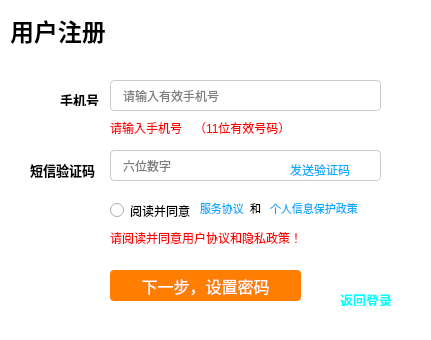
<?xml version="1.0" encoding="UTF-8"?>
<ui version="4.0">
 <class>Form</class>
 <widget class="QWidget" name="Form">
  <property name="geometry">
   <rect>
    <x>0</x>
    <y>0</y>
    <width>431</width>
    <height>340</height>
   </rect>
  </property>
  <property name="minimumSize">
   <size>
    <width>431</width>
    <height>340</height>
   </size>
  </property>
  <property name="maximumSize">
   <size>
    <width>431</width>
    <height>340</height>
   </size>
  </property>
  <property name="windowTitle">
   <string>用户注册</string>
  </property>
  <property name="styleSheet">
   <string notr="true">background-color: white;</string>
  </property>
  <widget class="QLabel" name="label_3">
   <property name="geometry">
    <rect>
     <x>10</x>
     <y>10</y>
     <width>161</width>
     <height>41</height>
    </rect>
   </property>
   <property name="text">
    <string>&lt;html&gt;&lt;head/&gt;&lt;body&gt;&lt;p&gt;&lt;span style=&quot; font-size:18pt; font-weight:700; color:#000000;&quot;&gt;用户注册&lt;/span&gt;&lt;/p&gt;&lt;/body&gt;&lt;/html&gt;</string>
   </property>
  </widget>
  <widget class="QStackedWidget" name="registerstackedWidget">
   <property name="geometry">
    <rect>
     <x>20</x>
     <y>70</y>
     <width>391</width>
     <height>241</height>
    </rect>
   </property>
   <property name="currentIndex">
    <number>0</number>
   </property>
   <widget class="QWidget" name="page">
    <widget class="QLabel" name="label">
     <property name="geometry">
      <rect>
       <x>40</x>
       <y>20</y>
       <width>41</width>
       <height>16</height>
      </rect>
     </property>
     <property name="text">
      <string>&lt;html&gt;&lt;head/&gt;&lt;body&gt;&lt;p&gt;&lt;span style=&quot; font-size:10pt; font-weight:700; color:#000000;&quot;&gt;手机号&lt;/span&gt;&lt;/p&gt;&lt;/body&gt;&lt;/html&gt;</string>
     </property>
    </widget>
    <widget class="QLineEdit" name="phoneEdit">
     <property name="geometry">
      <rect>
       <x>90</x>
       <y>10</y>
       <width>271</width>
       <height>31</height>
      </rect>
     </property>
     <property name="styleSheet">
      <string notr="true">QLineEdit {
    border: 1px solid #cccccc; /* 浅灰色边框（默认可见） */
    border-radius: 4px; /* 可选：圆角更美观 */
    padding: 0 10px; /* 可选：输入内容不贴边 */
    height: 40px; /* 可选：统一高度 */
}
QLineEdit:focus {
    border-color: #0066cc; /* 聚焦时变蓝色边框（更醒目） */
}</string>
     </property>
     <property name="placeholderText">
      <string>请输入有效手机号</string>
     </property>
    </widget>
    <widget class="QLabel" name="tip5Label">
     <property name="enabled">
      <bool>true</bool>
     </property>
     <property name="geometry">
      <rect>
       <x>90</x>
       <y>50</y>
       <width>231</width>
       <height>16</height>
      </rect>
     </property>
     <property name="styleSheet">
      <string notr="true">color: red; font-size: 12px; visibility: hidden;</string>
     </property>
     <property name="text">
      <string>手机号格式错误（11位有效号码）</string>
     </property>
    </widget>
    <widget class="QLineEdit" name="codeEdit">
     <property name="geometry">
      <rect>
       <x>90</x>
       <y>80</y>
       <width>271</width>
       <height>31</height>
      </rect>
     </property>
     <property name="styleSheet">
      <string notr="true">QLineEdit {
    border: 1px solid #cccccc; /* 浅灰色边框（默认可见） */
    border-radius: 4px; /* 可选：圆角更美观 */
    padding: 0 10px; /* 可选：输入内容不贴边 */
    height: 40px; /* 可选：统一高度 */
}
QLineEdit:focus {
    border-color: #0066cc; /* 聚焦时变蓝色边框（更醒目） */
}</string>
     </property>
     <property name="placeholderText">
      <string>六位数字</string>
     </property>
    </widget>
    <widget class="ClickableLabel" name="getcodeLabel1">
     <property name="geometry">
      <rect>
       <x>270</x>
       <y>90</y>
       <width>81</width>
       <height>20</height>
      </rect>
     </property>
     <property name="text">
      <string>&lt;html&gt;&lt;head/&gt;&lt;body&gt;&lt;p&gt;&lt;span style=&quot; color:#00aaff;&quot;&gt;发送验证码&lt;/span&gt;&lt;/p&gt;&lt;/body&gt;&lt;/html&gt;</string>
     </property>
    </widget>
    <widget class="QPushButton" name="pushButton_2">
     <property name="geometry">
      <rect>
       <x>90</x>
       <y>200</y>
       <width>191</width>
       <height>31</height>
      </rect>
     </property>
     <property name="styleSheet">
      <string notr="true">/* 登录按钮基础样式（橙色边框+橙色背景，搭配白色文字） */
QPushButton {
    /* 橙色边框：#ff7d00 是常用登录页橙色，可替换为 #ff9900（浅橙）、#ff6600（深橙） */
    border: 2px solid #ff7d00; 
    border-radius: 4px; /* 圆角（和输入框保持一致，更协调） */
    background-color: #ff7d00; /* 按钮背景色（和边框同色，一体化效果） */
    color: white; /* 文字白色 */
    font-size: 16px; /* 文字大小 */
    height: 44px; /* 按钮高度（和输入框呼应） */
}

/* 悬浮状态（边框加深+背景色变深，更有交互感） */
QPushButton:hover {
    border-color: #ff6600; /* 悬浮时边框深橙色 */
    background-color: #ff6600; /* 悬浮时背景深橙色 */
}

/* 点击状态（边框再加深+背景色压暗，模拟按压效果） */
QPushButton:pressed {
    border-color: #e65c00; /* 点击时边框更深橙色 */
    background-color: #e65c00; /* 点击时背景更深橙色 */
}

/* 禁用状态（可选：如果按钮需要禁用，边框和背景变灰色） */
QPushButton:disabled {
    border-color: #cccccc;
    background-color: #cccccc;
    color: #ffffff;
}</string>
     </property>
     <property name="text">
      <string>下一步，设置密码</string>
     </property>
    </widget>
    <widget class="QLabel" name="tip3Label">
     <property name="enabled">
      <bool>true</bool>
     </property>
     <property name="geometry">
      <rect>
       <x>90</x>
       <y>50</y>
       <width>91</width>
       <height>16</height>
      </rect>
     </property>
     <property name="styleSheet">
      <string notr="true">color: red; font-size: 12px; visibility: hidden;</string>
     </property>
     <property name="text">
      <string>请输入手机号</string>
     </property>
    </widget>
    <widget class="QLabel" name="label_2">
     <property name="geometry">
      <rect>
       <x>10</x>
       <y>90</y>
       <width>71</width>
       <height>20</height>
      </rect>
     </property>
     <property name="text">
      <string>&lt;html&gt;&lt;head/&gt;&lt;body&gt;&lt;p&gt;&lt;span style=&quot; font-size:10pt; font-weight:700; color:#000000;&quot;&gt;短信验证码&lt;/span&gt;&lt;/p&gt;&lt;/body&gt;&lt;/html&gt;</string>
     </property>
    </widget>
    <widget class="QRadioButton" name="radioButton">
     <property name="geometry">
      <rect>
       <x>90</x>
       <y>130</y>
       <width>124</width>
       <height>21</height>
      </rect>
     </property>
     <property name="text">
      <string>阅读并同意 </string>
     </property>
    </widget>
    <widget class="ClickableLabel" name="label_4">
     <property name="geometry">
      <rect>
       <x>180</x>
       <y>130</y>
       <width>61</width>
       <height>16</height>
      </rect>
     </property>
     <property name="text">
      <string>&lt;html&gt;&lt;head/&gt;&lt;body&gt;&lt;p&gt;&lt;span style=&quot; font-size:8pt; color:#00aaff;&quot;&gt;服务协议&lt;/span&gt;&lt;/p&gt;&lt;/body&gt;&lt;/html&gt;</string>
     </property>
    </widget>
    <widget class="QLabel" name="label_5">
     <property name="geometry">
      <rect>
       <x>230</x>
       <y>130</y>
       <width>16</width>
       <height>16</height>
      </rect>
     </property>
     <property name="text">
      <string>&lt;html&gt;&lt;head/&gt;&lt;body&gt;&lt;p&gt;&lt;span style=&quot; font-size:8pt; color:#000000;&quot;&gt;和&lt;/span&gt;&lt;/p&gt;&lt;/body&gt;&lt;/html&gt;</string>
     </property>
    </widget>
    <widget class="ClickableLabel" name="label_6">
     <property name="geometry">
      <rect>
       <x>250</x>
       <y>130</y>
       <width>88</width>
       <height>16</height>
      </rect>
     </property>
     <property name="text">
      <string>&lt;html&gt;&lt;head/&gt;&lt;body&gt;&lt;p&gt;&lt;span style=&quot; font-size:8pt; color:#00aaff;&quot;&gt;个人信息保护政策&lt;/span&gt;&lt;/p&gt;&lt;/body&gt;&lt;/html&gt;</string>
     </property>
    </widget>
    <widget class="QLabel" name="tip4Label">
     <property name="enabled">
      <bool>true</bool>
     </property>
     <property name="geometry">
      <rect>
       <x>90</x>
       <y>160</y>
       <width>231</width>
       <height>16</height>
      </rect>
     </property>
     <property name="styleSheet">
      <string notr="true">color: red; font-size: 12px; visibility: hidden;</string>
     </property>
     <property name="text">
      <string>请阅读并同意用户协议和隐私政策！</string>
     </property>
    </widget>
   </widget>
   <widget class="QWidget" name="page_2">
    <widget class="QLabel" name="label_7">
     <property name="geometry">
      <rect>
       <x>10</x>
       <y>10</y>
       <width>91</width>
       <height>16</height>
      </rect>
     </property>
     <property name="text">
      <string>&lt;html&gt;&lt;head/&gt;&lt;body&gt;&lt;p&gt;&lt;span style=&quot; color:#000000;&quot;&gt;注册手机号     &lt;/span&gt;&lt;/p&gt;&lt;/body&gt;&lt;/html&gt;</string>
     </property>
    </widget>
    <widget class="QLabel" name="label_8">
     <property name="geometry">
      <rect>
       <x>50</x>
       <y>50</y>
       <width>41</width>
       <height>16</height>
      </rect>
     </property>
     <property name="text">
      <string>&lt;html&gt;&lt;head/&gt;&lt;body&gt;&lt;p&gt;&lt;span style=&quot; font-size:10pt; font-weight:700; color:#000000;&quot;&gt;密码&lt;/span&gt;&lt;/p&gt;&lt;/body&gt;&lt;/html&gt;</string>
     </property>
    </widget>
    <widget class="QLabel" name="label_9">
     <property name="geometry">
      <rect>
       <x>30</x>
       <y>110</y>
       <width>71</width>
       <height>16</height>
      </rect>
     </property>
     <property name="text">
      <string>&lt;html&gt;&lt;head/&gt;&lt;body&gt;&lt;p&gt;&lt;span style=&quot; font-size:10pt; font-weight:700; color:#000000;&quot;&gt;确认密码&lt;/span&gt;&lt;/p&gt;&lt;/body&gt;&lt;/html&gt;</string>
     </property>
    </widget>
    <widget class="QLineEdit" name="pwdEdit">
     <property name="enabled">
      <bool>true</bool>
     </property>
     <property name="geometry">
      <rect>
       <x>100</x>
       <y>40</y>
       <width>271</width>
       <height>31</height>
      </rect>
     </property>
     <property name="styleSheet">
      <string notr="true">QLineEdit {
    border: 1px solid #cccccc; /* 浅灰色边框（默认可见） */
    border-radius: 4px; /* 可选：圆角更美观 */
    padding: 0 10px; /* 可选：输入内容不贴边 */
    height: 40px; /* 可选：统一高度 */
}
QLineEdit:focus {
    border-color: #0066cc; /* 聚焦时变蓝色边框（更醒目） */
}</string>
     </property>
     <property name="echoMode">
      <enum>QLineEdit::EchoMode::Password</enum>
     </property>
     <property name="placeholderText">
      <string>8-20位字母、数字和符号</string>
     </property>
    </widget>
    <widget class="QLineEdit" name="pwdEdit_2">
     <property name="geometry">
      <rect>
       <x>100</x>
       <y>100</y>
       <width>271</width>
       <height>31</height>
      </rect>
     </property>
     <property name="styleSheet">
      <string notr="true">QLineEdit {
    border: 1px solid #cccccc; /* 浅灰色边框（默认可见） */
    border-radius: 4px; /* 可选：圆角更美观 */
    padding: 0 10px; /* 可选：输入内容不贴边 */
    height: 40px; /* 可选：统一高度 */
}
QLineEdit:focus {
    border-color: #0066cc; /* 聚焦时变蓝色边框（更醒目） */
}</string>
     </property>
     <property name="echoMode">
      <enum>QLineEdit::EchoMode::Password</enum>
     </property>
     <property name="placeholderText">
      <string>再次输入密码</string>
     </property>
    </widget>
    <widget class="QPushButton" name="pushButton_3">
     <property name="geometry">
      <rect>
       <x>100</x>
       <y>170</y>
       <width>161</width>
       <height>31</height>
      </rect>
     </property>
     <property name="styleSheet">
      <string notr="true">/* 登录按钮基础样式（橙色边框+橙色背景，搭配白色文字） */
QPushButton {
    /* 橙色边框：#ff7d00 是常用登录页橙色，可替换为 #ff9900（浅橙）、#ff6600（深橙） */
    border: 2px solid #ff7d00; 
    border-radius: 4px; /* 圆角（和输入框保持一致，更协调） */
    background-color: #ff7d00; /* 按钮背景色（和边框同色，一体化效果） */
    color: white; /* 文字白色 */
    font-size: 16px; /* 文字大小 */
    height: 44px; /* 按钮高度（和输入框呼应） */
}

/* 悬浮状态（边框加深+背景色变深，更有交互感） */
QPushButton:hover {
    border-color: #ff6600; /* 悬浮时边框深橙色 */
    background-color: #ff6600; /* 悬浮时背景深橙色 */
}

/* 点击状态（边框再加深+背景色压暗，模拟按压效果） */
QPushButton:pressed {
    border-color: #e65c00; /* 点击时边框更深橙色 */
    background-color: #e65c00; /* 点击时背景更深橙色 */
}

/* 禁用状态（可选：如果按钮需要禁用，边框和背景变灰色） */
QPushButton:disabled {
    border-color: #cccccc;
    background-color: #cccccc;
    color: #ffffff;
}</string>
     </property>
     <property name="text">
      <string>完成</string>
     </property>
    </widget>
    <widget class="QLabel" name="phoneshow">
     <property name="geometry">
      <rect>
       <x>80</x>
       <y>10</y>
       <width>141</width>
       <height>16</height>
      </rect>
     </property>
     <property name="styleSheet">
      <string notr="true">color: black;</string>
     </property>
     <property name="midLineWidth">
      <number>-2</number>
     </property>
     <property name="text">
      <string>&lt;html&gt;&lt;head/&gt;&lt;body&gt;&lt;p&gt;&lt;br/&gt;&lt;/p&gt;&lt;/body&gt;&lt;/html&gt;</string>
     </property>
    </widget>
    <widget class="QLabel" name="tip6Label">
     <property name="enabled">
      <bool>true</bool>
     </property>
     <property name="geometry">
      <rect>
       <x>100</x>
       <y>80</y>
       <width>301</width>
       <height>16</height>
      </rect>
     </property>
     <property name="styleSheet">
      <string notr="true">color: red; font-size: 12px; visibility: hidden;</string>
     </property>
     <property name="text">
      <string>密码格式错误（必须是8-20位包含字母，数字和符号）</string>
     </property>
    </widget>
    <widget class="QLabel" name="tip7Label">
     <property name="enabled">
      <bool>true</bool>
     </property>
     <property name="geometry">
      <rect>
       <x>100</x>
       <y>140</y>
       <width>301</width>
       <height>16</height>
      </rect>
     </property>
     <property name="styleSheet">
      <string notr="true">color: red; font-size: 12px; visibility: hidden;</string>
     </property>
     <property name="text">
      <string>两次密码输入不一致！</string>
     </property>
    </widget>
    <widget class="ClickableLabel" name="backLabel">
     <property name="geometry">
      <rect>
       <x>100</x>
       <y>220</y>
       <width>81</width>
       <height>16</height>
      </rect>
     </property>
     <property name="text">
      <string>&lt;html&gt;&lt;head/&gt;&lt;body&gt;&lt;p&gt;&lt;span style=&quot; font-size:10pt; color:#adadad;&quot;&gt;&amp;lt;返回上一步&lt;/span&gt;&lt;/p&gt;&lt;/body&gt;&lt;/html&gt;</string>
     </property>
    </widget>
   </widget>
  </widget>
  <widget class="ClickableLabel" name="backLabel_2">
   <property name="geometry">
    <rect>
     <x>340</x>
     <y>290</y>
     <width>81</width>
     <height>16</height>
    </rect>
   </property>
   <property name="text">
    <string>&lt;html&gt;&lt;head/&gt;&lt;body&gt;&lt;p&gt;&lt;span style=&quot; font-size:10pt; font-weight:700; color:#00ffff;&quot;&gt;返回登录&lt;/span&gt;&lt;/p&gt;&lt;/body&gt;&lt;/html&gt;</string>
   </property>
  </widget>
  <zorder>registerstackedWidget</zorder>
  <zorder>label_3</zorder>
  <zorder>backLabel_2</zorder>
 </widget>
 <customwidgets>
  <customwidget>
   <class>ClickableLabel</class>
   <extends>QLabel</extends>
   <header location="global">clickablelabel.h</header>
   <slots>
    <signal>clicked()</signal>
    <slot>on_switchLabel_clicked()</slot>
   </slots>
  </customwidget>
 </customwidgets>
 <resources/>
 <connections/>
</ui>
